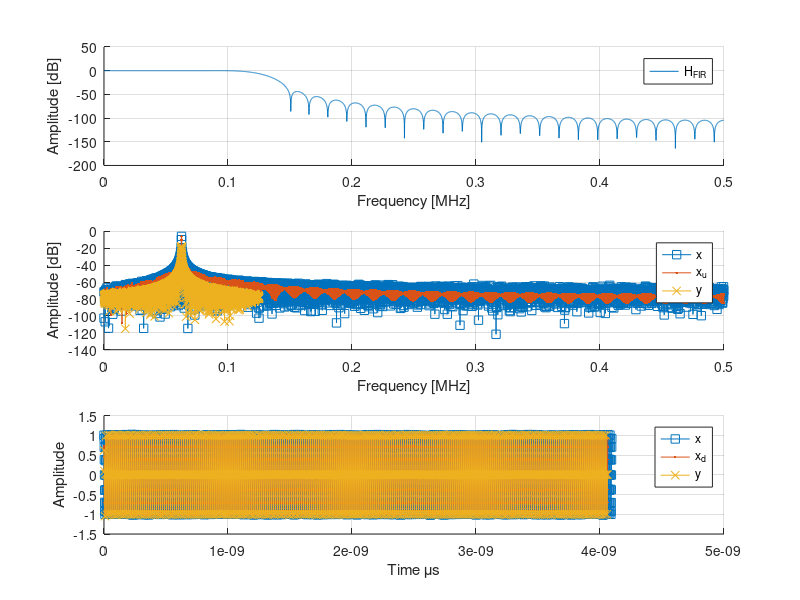

Source code (MATLAB): (Note: this script raises an error after producing the figure.)
%% Target
%
% Design a decimator and use it to filter a signal.
% 
% The parameters are:
%
% * x[n] = cos(2*pi*Fc*n*Ts) + w[n];
% * w[n] is the noise
% * Fc = 62.5 [kHz]
% * Fs =  1   [MHz]
% * M  =  4   % Decimator Factor
% 
% *Suggestions*
% 
% FIR coefficients
%   fir_ord = 64;
%   [fir_num] = fir1(fir_ord, Wn, hann(fir_ord+1));
% 
% Filtering
%   y = filter(num,den,x);
%     * x   - input signal
%     * y   - output signal
%     * num - numerator   coefficients
%     * den - denominator coefficients
%
% Downsampling
%   xd = downsample(x, M);
% 

%% Clear
clc;            % Clear the text from the Command Window
clear;          % Remove all variables from the current workspace
close all;      % Close all figures

%% Matlab Exercise
Fc = 62.5e3;
Fs = 1e6;
Ts = 1/Fs;
len = 2^12;
M = 4;
n = 0:len-1;

% Signal
w = 0.01*randn(1,len);
x = cos(2*pi*Fc*n*Ts) + w;

% Filter
fir_ord = 64;
F_cut = (Fs/2)/M;
Wn = F_cut / (Fs/2);
fir_num = fir1(fir_ord, Wn, hann(fir_ord+1));

% Filtering
xd = filter(fir_num, 1, x);
xd(1:fir_ord/2) = [];         % Remove the filter latency

nd = 0:length(xd)-1;

% Interpolation
y = downsample(xd,M);
ny = 0:length(y)-1;

% Time vectors
tx  = n*Ts  / 1e6;
txd = nd*Ts / 1e6;
ty  = ny*(Ts*M) / 1e6;

%% Plot
% Using 'freqz'
nFFT = 2^12; % Number of points of the fft
Hf_fir  = freqz(fir_num, 1, nFFT);
Xf      = freqz(x, 1, nFFT);
Xf_d    = freqz(xd, 1, nFFT);
[Yf, w] = freqz(y, 1, nFFT);

% Frequency normalization
w = w/pi * (Fs/2)/1e6;
w_d = w/M;

% Mag to dB
Hf_fir = mag2db(abs(Hf_fir));
Xf     = mag2db(abs(Xf)/nFFT);
Xf_d   = mag2db(abs(Xf_d)/nFFT);
Yf     = mag2db(abs(Yf)/nFFT);

figure
subplot(3,1,1)
  hold on
  plot(w, Hf_fir)
  hold off
  grid on
  legend('H_{FIR}')
  xlabel('Frequency [MHz]')
  ylabel('Amplitude [dB]')
subplot(3,1,2)
  hold on
  plot(w,   Xf,   's-')
  plot(w,   Xf_d, '.-')
  plot(w_d, Yf,   'x-')
  hold off
  grid on
  legend('x','x_u','y')
  xlabel('Frequency [MHz]')
  ylabel('Amplitude [dB]')
subplot(3,1,3)
  hold on
  plot(tx ,  x, 's-')
  plot(txd, xd, '.-')
  plot(ty ,  y, 'x-')
  hold off
  grid on
  legend('x','x_d','y')
  xlabel('Time \mus')
  ylabel('Amplitude')

% Using 'fvtool'
hfvt0 = fvtool(x,  1, 'Fs',Fs);
legend(hfvt0, 'x')
hfvt1 = fvtool(xd, 1, fir_num, 1, 'Fs',Fs);
legend(hfvt1, 'x_d', 'FIR')
hfvt2 = fvtool(y,  1, 'Fs',Fs/M);
legend(hfvt2, 'y')
